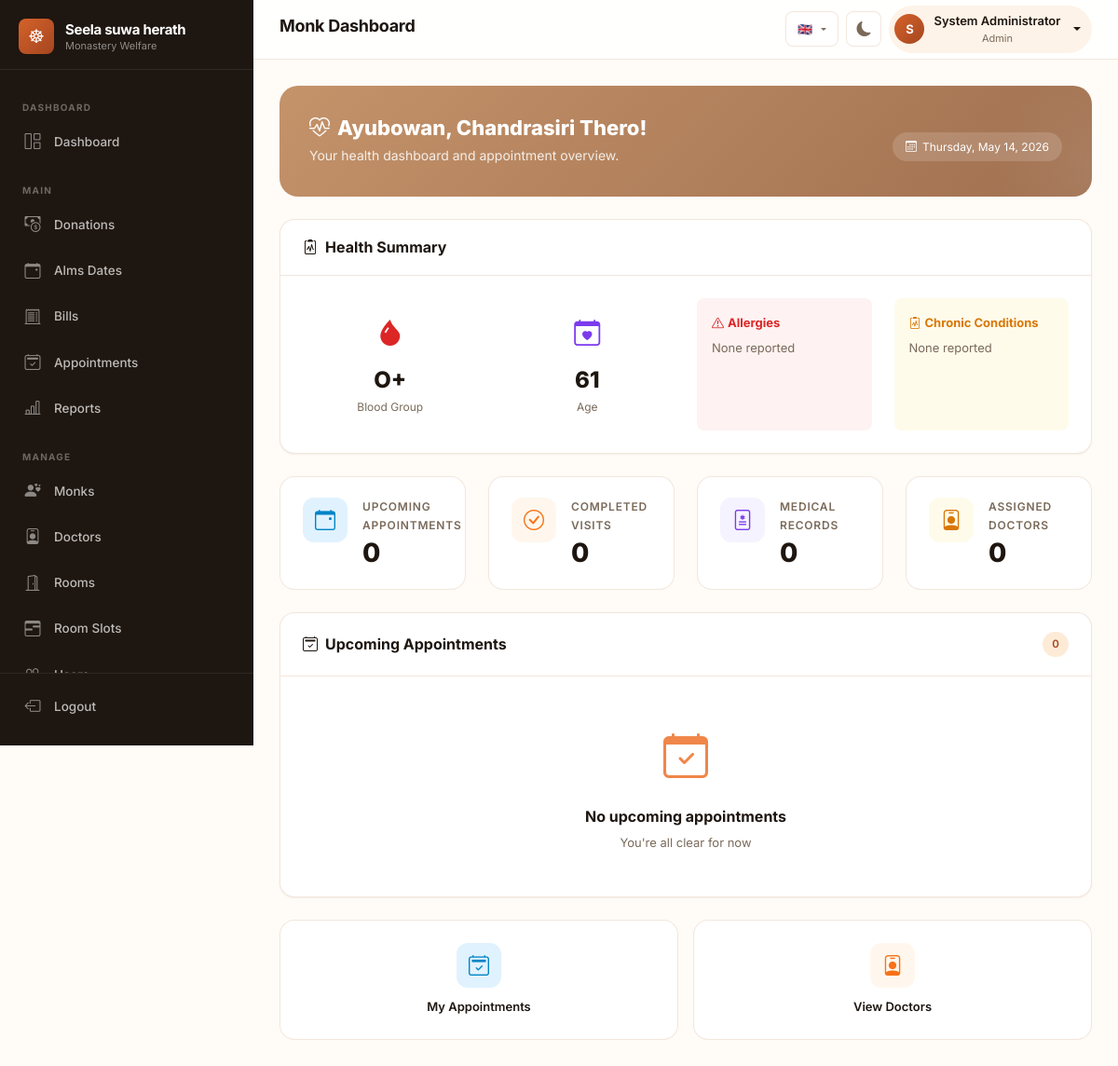
Screenshot of /dashboards/dashboard_monk.php (signed in) with the database file from the repository.
### tables this page shows
CREATE TABLE monks (
    monk_id INT PRIMARY KEY AUTO_INCREMENT,
    full_name VARCHAR(150) NOT NULL,
    dob DATE,
    title_id INT,
    phone VARCHAR(20),
    emergency_contact VARCHAR(20),
    blood_group VARCHAR(5),
    allergies TEXT,
    chronic_conditions TEXT,
    notes TEXT,
    status ENUM('active', 'inactive') DEFAULT 'active',
    created_at TIMESTAMP DEFAULT CURRENT_TIMESTAMP,
    updated_at TIMESTAMP DEFAULT CURRENT_TIMESTAMP ON UPDATE CURRENT_TIMESTAMP,
    FOREIGN KEY (title_id) REFERENCES titles(title_id) ON DELETE SET NULL,
    INDEX idx_name (full_name),
    INDEX idx_status (status)
);

### dashboards/dashboard_monk.php (the view, shortened to what this page needs)
<?php
$conn = getDBConnection();
$userName = $_SESSION['username'] ?? 'Monk';
$monk = null;
$monk_id = null;
if (!$monk) {
    $stmt = $conn->prepare("INSERT INTO monks (full_name, status, notes) VALUES (?, 'active', ?)");
    $autoNote = 'Auto-created from monk user login for dashboard flow';
    $stmt->bind_param("ss", $userName, $autoNote);
    if ($stmt->execute()) {
        $newId = (int)$stmt->insert_id;
        $fetch = $conn->prepare("SELECT * FROM monks WHERE monk_id = ? LIMIT 1");
        $fetch->bind_param("i", $newId);
        $fetch->execute();
        $res = $fetch->get_result();
        if ($res && $res->num_rows > 0) {
            $monk = $res->fetch_assoc();
            $monk_id = $monk['monk_id'];
        }
    }
}
$stats = [
    'upcoming_appointments' => 0,
    'completed_appointments' => 0,
    'total_records' => 0,
    'assigned_doctors' => 0
];
if ($monk_id) {
    $r = $conn->query("SELECT COUNT(*) as c FROM appointments WHERE monk_id = $monk_id AND status = 'scheduled' AND app_date >= CURRENT_DATE()");
    if ($r) $stats['upcoming_appointments'] = $r->fetch_assoc()['c'];
    $r = $conn->query("SELECT COUNT(*) as c FROM appointments WHERE monk_id = $monk_id AND status = 'completed'");
    if ($r) $stats['completed_appointments'] = $r->fetch_assoc()['c'];
    $r = $conn->query("SELECT COUNT(*) as c FROM medical_records WHERE monk_id = $monk_id");
    if ($r) $stats['total_records'] = $r->fetch_assoc()['c'];
    $r = $conn->query("SELECT COUNT(DISTINCT doctor_id) as c FROM appointments WHERE monk_id = $monk_id");
    if ($r) $stats['assigned_doctors'] = $r->fetch_assoc()['c'];
    $upcoming = [];
}
?>
<!DOCTYPE html>
<html lang="en">
<head>    <meta charset="UTF-8">
    <link href="https://cdn.jsdelivr.net/npm/bootstrap@5.3.3/dist/css/bootstrap.min.css" rel="stylesheet">
    <link rel="stylesheet" href="https://cdn.jsdelivr.net/npm/bootstrap-icons@1.11.1/font/bootstrap-icons.css">
</head>
<body>
<?php include ROOT_PATH . 'includes/navbar.php'; ?>
<?php if (!$monk): ?>
    <div class="welcome-card animate-fade-in" style="border-left: 4px solid var(--accent-500);">
        <h2><i class="bi bi-exclamation-triangle me-2"></i>Profile Not Linked</h2>
        <p>Your account (<strong><?= htmlspecialchars($userName) ?></strong>) has no monk profile. Please contact admin if this message continues.</p>
    </div>
    <div class="row g-4 mb-4">
        <div class="col-md-12">
            <div class="modern-card animate-fade-in">
                <div class="card-header-modern"><h6><i class="bi bi-info-circle me-2"></i>About the System</h6></div>
                <div class="card-body-modern" style="padding:24px;">
                    <p style="font-size:14px;line-height:1.8;color:var(--text-secondary);">
                        This system manages your healthcare records, doctor appointments, and medical history.
                        Once your profile is linked, you'll be able to:
                    </p>
                    <ul style="font-size:13px;color:var(--text-secondary);line-height:2;">
                        <li>View upcoming doctor appointments</li>
                        <li>Access your medical records and history</li>
                        <li>See your health summary (blood group, allergies, etc.)</li>
                        <li>Track your appointment history</li>
                    </ul>
                </div>
            </div>
        </div>
    </div>
<?php else: ?>
    <div class="welcome-card animate-fade-in">
        <div style="display:flex;align-items:center;justify-content:space-between;flex-wrap:wrap;gap:16px;">
            <div>
                <h2><i class="bi bi-heart-pulse me-2"></i>Ayubowan, <?= htmlspecialchars($monk['full_name']) ?>!</h2>
                <p style="margin:0;">Your health dashboard and appointment overview.</p>
            </div>
            <div class="welcome-date">
                <i class="bi bi-calendar3"></i> <?= date('l, F j, Y') ?>
            </div>
        </div>
    </div>
    <div class="modern-card mb-4 animate-fade-in">
        <div class="card-header-modern">
            <h6><i class="bi bi-clipboard2-pulse me-2"></i>Health Summary</h6>
        </div>
        <div class="card-body-modern" style="padding:24px;">
            <div class="row g-4">
                <div class="col-md-3">
                    <div style="text-align:center;padding:16px;background:var(--bg-secondary);border-radius:var(--border-radius-sm);">
                        <i class="bi bi-droplet-fill" style="font-size:28px;color:#dc2626;"></i>
                        <div style="font-size:24px;font-weight:800;margin-top:8px;"><?= htmlspecialchars($monk['blood_group'] ?? 'N/A') ?></div>
                        <div style="font-size:12px;color:var(--text-secondary);">Blood Group</div>
                    </div>
                </div>
                <div class="col-md-3">
                    <div style="text-align:center;padding:16px;background:var(--bg-secondary);border-radius:var(--border-radius-sm);">
                        <i class="bi bi-calendar-heart" style="font-size:28px;color:#7c3aed;"></i>
                        <div style="font-size:24px;font-weight:800;margin-top:8px;">
                            <?php
                            if ($monk['dob']) {
                                $age = date_diff(date_create($monk['dob']), date_create('now'))->y;
                                echo $age;
                            } else {
                                echo 'N/A';
                            }
                            ?>
                        </div>
                        <div style="font-size:12px;color:var(--text-secondary);">Age</div>
                    </div>
                </div>
                <div class="col-md-3">
                    <div style="padding:16px;background:#fef2f2;border-radius:var(--border-radius-sm);height:100%;">
                        <div style="font-weight:700;font-size:13px;color:#dc2626;margin-bottom:6px;">
                            <i class="bi bi-exclamation-triangle me-1"></i>Allergies
                        </div>
                        <div style="font-size:13px;color:var(--text-secondary);">
                            <?= htmlspecialchars($monk['allergies'] ?? 'None reported') ?>
                        </div>
                    </div>
                </div>
                <div class="col-md-3">
                    <div style="padding:16px;background:#fffbeb;border-radius:var(--border-radius-sm);height:100%;">
                        <div style="font-weight:700;font-size:13px;color:#d97706;margin-bottom:6px;">
                            <i class="bi bi-clipboard2-pulse me-1"></i>Chronic Conditions
                        </div>
                        <div style="font-size:13px;color:var(--text-secondary);">
                            <?= htmlspecialchars($monk['chronic_conditions'] ?? 'None reported') ?>
                        </div>
                    </div>
                </div>
            </div>
        </div>
    </div>
    <div class="row g-4 mb-4 stagger-children">
        <div class="col-xl-3 col-md-6">
            <div class="stat-card" style="--stat-color: #0284c7;">
                <div class="stat-icon" style="background:#e0f2fe;color:#0284c7;"><i class="bi bi-calendar-event"></i></div>
                <div class="stat-info">
                    <div class="stat-label">Upcoming Appointments</div>
                    <div class="stat-value"><?= $stats['upcoming_appointments'] ?></div>
                </div>
            </div>
        </div>
        <div class="col-xl-3 col-md-6">
            <div class="stat-card" style="--stat-color: #f97316;">
                <div class="stat-icon" style="background:#fff7ed;color:#f97316;"><i class="bi bi-check-circle"></i></div>
                <div class="stat-info">
                    <div class="stat-label">Completed Visits</div>
                    <div class="stat-value"><?= $stats['completed_appointments'] ?></div>
                </div>
            </div>
        </div>
        <div class="col-xl-3 col-md-6">
            <div class="stat-card" style="--stat-color: #7c3aed;">
                <div class="stat-icon" style="background:#f5f3ff;color:#7c3aed;"><i class="bi bi-file-medical"></i></div>
                <div class="stat-info">
                    <div class="stat-label">Medical Records</div>
                    <div class="stat-value"><?= $stats['total_records'] ?></div>
                </div>
            </div>
        </div>
        <div class="col-xl-3 col-md-6">
            <div class="stat-card" style="--stat-color: #d97706;">
                <div class="stat-icon" style="background:#fffbeb;color:#d97706;"><i class="bi bi-person-badge"></i></div>
                <div class="stat-info">
                    <div class="stat-label">Assigned Doctors</div>
                    <div class="stat-value"><?= $stats['assigned_doctors'] ?></div>
                </div>
            </div>
        </div>
    </div>
    <div class="row g-4 mb-4">
        <div class="col-12">
            <div class="modern-card animate-fade-in" style="height:100%;">
                <div class="card-header-modern">
                    <h6><i class="bi bi-calendar2-check me-2"></i>Upcoming Appointments</h6>
                    <span class="badge-modern badge-primary"><?= count($upcoming) ?></span>
                </div>
                <div class="card-body-modern" style="padding:0;">
                    <?php if (count($upcoming) > 0): ?>
                    <div class="table-responsive">
                        <table class="modern-table">
                            <thead>
                                <tr><th>Date & Time</th><th>Doctor</th><th>Type</th><th>Room</th></tr>
                            </thead>
                            <tbody>
                                <?php foreach ($upcoming as $apt): ?>
                                <tr>
                                    <td>
                                        <div style="font-weight:700;color:var(--primary-600);">
                                            <?= date('M j, Y', strtotime($apt['app_date'])) ?>
                                        </div>
                                        <div style="font-size:12px;color:var(--text-secondary);">
                                            <i class="bi bi-clock me-1"></i><?= date('g:i A', strtotime($apt['app_time'])) ?>
                                        </div>
                                    </td>
                                    <td>
                                        <div style="font-weight:600;"><?= htmlspecialchars($apt['doctor_name']) ?></div>
                                        <div style="font-size:12px;color:var(--text-secondary);"><?= htmlspecialchars($apt['specialization']) ?></div>
                                    </td>
                                    <td><span class="badge-modern badge-info"><?= htmlspecialchars($apt['specialization']) ?></span></td>
                                    <td><span class="badge-modern badge-neutral"><?= htmlspecialchars($apt['room_name'] ?? 'TBD') ?></span></td>
                                </tr>
                                <?php endforeach; ?>
                            </tbody>
                        </table>
                    </div>
                    <?php else: ?>
                        <div class="empty-state" style="padding:48px;">
                            <i class="bi bi-calendar-check" style="font-size:48px;color:var(--primary-400);"></i>
                            <h5 style="font-size:16px;margin-top:16px;">No upcoming appointments</h5>
                            <p style="font-size:13px;color:var(--text-secondary);">You're all clear for now</p>
                        </div>
                    <?php endif; ?>
                </div>
            </div>
        </div>
    </div>
    <div class="row g-3 mb-4 stagger-children">
        <div class="col-xl-6 col-md-6">
            <a href="patient_appointments.php" class="quick-action-card">
                <div class="quick-action-icon" style="background:#e0f2fe;color:#0284c7;"><i class="bi bi-calendar2-check"></i></div>
                <span class="quick-action-label">My Appointments</span>
            </a>
        </div>
        <div class="col-xl-6 col-md-6">
            <a href="doctor_management.php" class="quick-action-card">
                <div class="quick-action-icon" style="background:#fff7ed;color:#f97316;"><i class="bi bi-person-badge"></i></div>
                <span class="quick-action-label">View Doctors</span>
            </a>
        </div>
    </div>
<?php endif; ?>
<?php include ROOT_PATH . 'includes/footer.php'; ?>
</body>
</html>

### rows the page displays
monks: full_name "Chandrasiri Thero", blood_group "O+", dob "61", allergies "None reported", chronic_conditions "None reported"

### other values shown
__('dashboard') "DASHBOARD"
__('dashboard') "Dashboard"
__('donations') "Donations"
__('bills') "Bills"
__('appointments') "Appointments"
__('reports') "Reports"
__('manage') "MANAGE"
__('monks') "Monks"
__('doctors') "Doctors"
__('rooms') "Rooms"
__('room_slots') "Room Slots"
__('logout') "Logout"
$pageTitle "Monk Dashboard"
$userInitial "S"
$userName "System Administrator"
